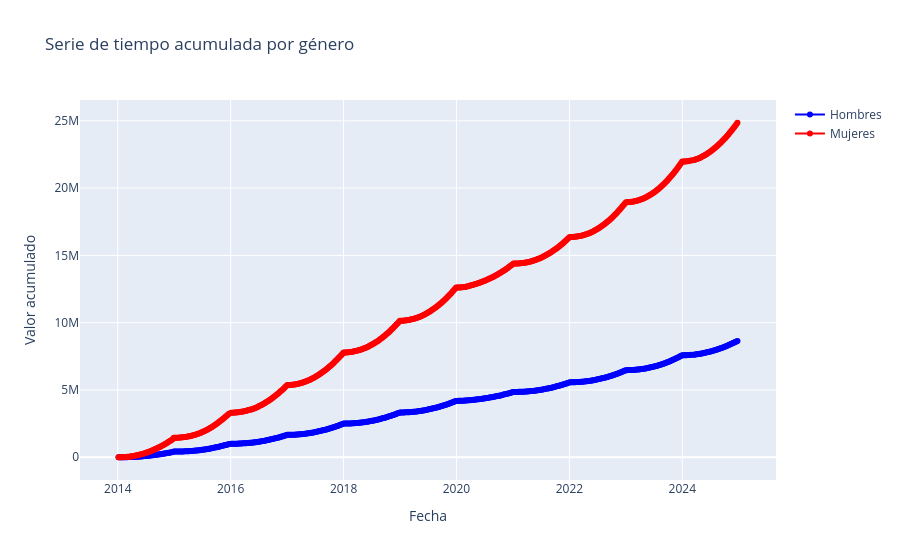

Source (notebook cell):
### Code cell
# Gráfica de línea con seaborn
plt.figure(figsize=(12, 6))
sns.lineplot(data=df_h_acum, x='Fecha', y='Valor_acumulado', label='Hombres', color='blue')
sns.lineplot(data=df_m_acum, x='Fecha', y='Valor_acumulado', label='Mujeres', color='red')
plt.title('Serie de tiempo acumulada por género')
plt.xlabel('Fecha')
plt.ylabel('Valor acumulado')
plt.legend()
plt.grid(True)
plt.show()

# Gráfica de línea con plotly
fig = go.Figure()

fig.add_trace(go.Scatter(
    x=df_h_acum['Fecha'],
    y=df_h_acum['Valor_acumulado'],
    mode='lines+markers',
    name='Hombres',
    line=dict(color='blue')
))

fig.add_trace(go.Scatter(
    x=df_m_acum['Fecha'],
    y=df_m_acum['Valor_acumulado'],
    mode='lines+markers',
    name='Mujeres',
    line=dict(color='red')
))

fig.update_layout(
    title='Serie de tiempo acumulada por género',
    xaxis_title='Fecha',
    yaxis_title='Valor acumulado',
    hovermode='x unified'
)

fig.show()

### Figure 1 — Plotly figure (JSON) as saved in the notebook; plotly's stock layout.template omitted (floating-point values rounded to 4 significant figures; data arrays with more than 128 entries replaced by an {"elided": "..."} marker saying what was removed)
{"data": [{"line": {"color": "blue"}, "mode": "lines+markers", "name": "Hombres", "type": "scatter", "x": {"elided": "571 str values"}, "y": {"elided": "571 int values"}}, {"line": {"color": "red"}, "mode": "lines+markers", "name": "Mujeres", "type": "scatter", "x": {"elided": "571 str values"}, "y": {"elided": "571 int values"}}], "layout": {"hovermode": "x unified", "title": {"text": "Serie de tiempo acumulada por género"}, "xaxis": {"title": {"text": "Fecha"}}, "yaxis": {"title": {"text": "Valor acumulado"}}}}
